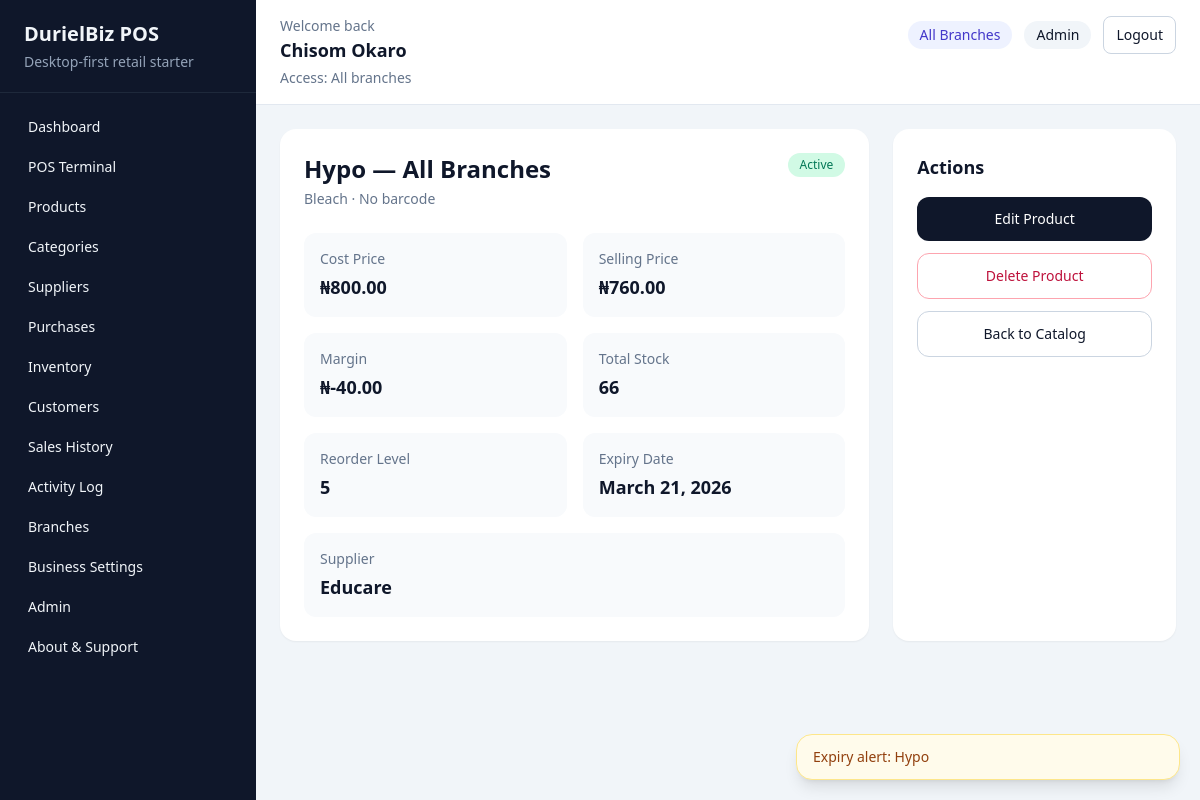
/products/1/ (signed in), run on an earlier commit of the app's database.
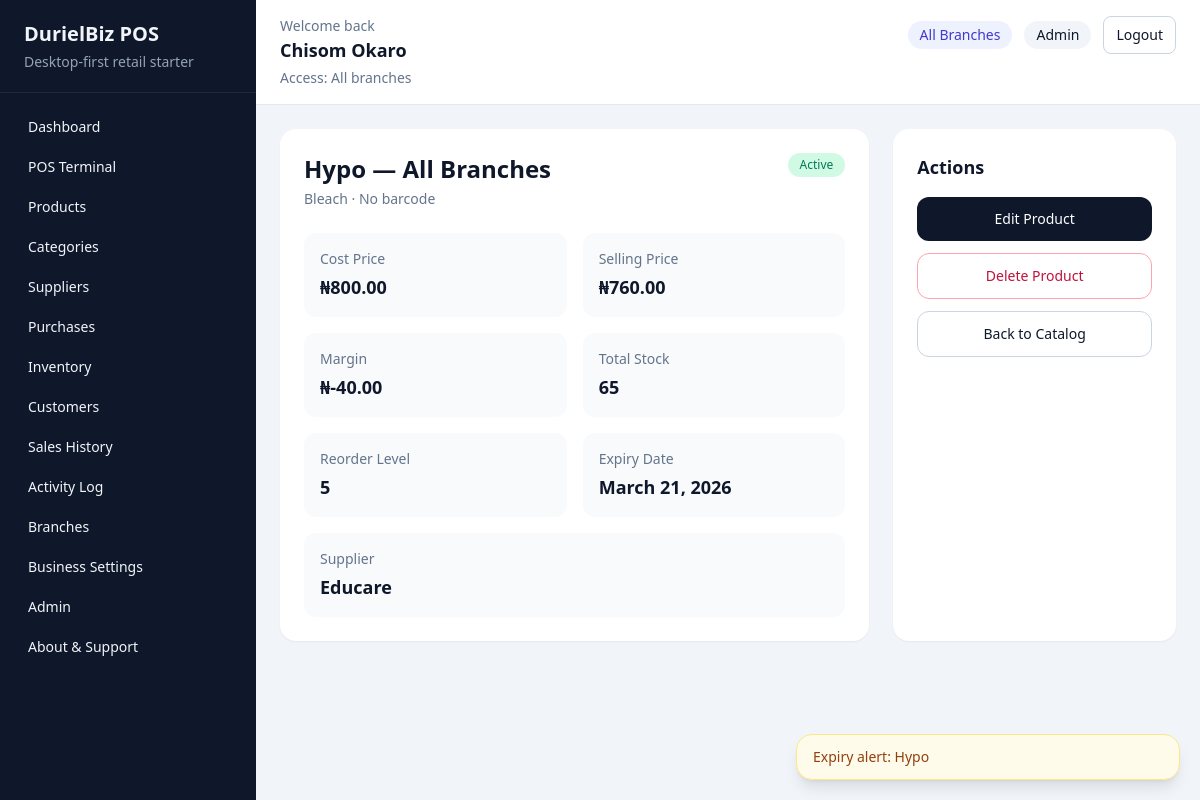
And on a later commit of the database.
### products/models.py (models this page shows, shortened)
class Product(models.Model):
    name = models.CharField(max_length=255)
    slug = models.SlugField(max_length=280, unique=True, blank=True)
    barcode = models.CharField(max_length=100, unique=True, blank=True, null=True)
    category = models.ForeignKey(Category, on_delete=models.PROTECT, related_name="products")
    supplier = models.ForeignKey(
        "suppliers.Supplier",
        on_delete=models.SET_NULL,
        related_name="products",
        blank=True,
        null=True,
    )
    cost_price = models.DecimalField(max_digits=12, decimal_places=2)
    selling_price = models.DecimalField(max_digits=12, decimal_places=2)
    quantity = models.PositiveIntegerField(default=0)
    reorder_level = models.PositiveIntegerField(default=10)
    expiry_date = models.DateField(blank=True, null=True)
    is_active = models.BooleanField(default=True)
    created_at = models.DateTimeField(auto_now_add=True)
    updated_at = models.DateTimeField(auto_now=True)
    class Meta:
        ordering = ["name"]
    @property
    def margin(self) -> Decimal:
        return self.selling_price - self.cost_price

class Category(models.Model):
    name = models.CharField(max_length=120, unique=True)
    slug = models.SlugField(max_length=140, unique=True, blank=True)
    description = models.TextField(blank=True)
    class Meta:
        ordering = ["name"]
        verbose_name_plural = "categories"

### suppliers/models.py (models this page shows)
class Supplier(models.Model):
    name = models.CharField(max_length=255, unique=True)
    phone = models.CharField(max_length=20, blank=True)
    email = models.EmailField(blank=True)
    address = models.TextField(blank=True)
    notes = models.TextField(blank=True)
    created_at = models.DateTimeField(auto_now_add=True)
    class Meta:
        ordering = ["name"]
    def __str__(self) -> str:
        return self.name

### products/views.py (the view)
# urls.py: path("<int:pk>/", product_detail, name="detail"),
@login_required
@role_required(User.Role.ADMIN, User.Role.INVENTORY)
def product_detail(request, pk):
    user_branch = get_user_branch(request.user)
    product_queryset = Product.objects.select_related("category", "supplier")
    if user_branch is not None:
        product_queryset = product_queryset.filter(branch_stocks__branch=user_branch).distinct()
    product = get_object_or_404(product_queryset, pk=pk)
    branch_stocks = product.branch_stocks.select_related("branch").order_by("branch__name")
    if user_branch is not None:
        branch_stocks = branch_stocks.filter(branch=user_branch)
    return render(
        request,
        "products/product_detail.html",
        {"product": product, "branch_stocks": branch_stocks, "branch_count": branch_stocks.count()},
    )

### accounts/permissions.py (called while the page is built)
def is_admin_user(user):
    return bool(getattr(user, "is_authenticated", False) and getattr(user, "role", "") == User.Role.ADMIN)

def get_user_branch(user):
    if not getattr(user, "is_authenticated", False) or is_admin_user(user):
        return None
    return getattr(user, "branch", None)

def role_required(*allowed_roles):
    def decorator(view_func):
        @wraps(view_func)
        def _wrapped_view(request, *args, **kwargs):
            if not request.user.is_authenticated:
                return redirect("accounts:login")
            if request.user.role not in allowed_roles:
                messages.error(request, "You do not have permission to access that page.")
                return redirect(get_role_home_url(request.user))
            if request.user.role != User.Role.ADMIN and not getattr(request.user, "branch_id", None):
                messages.error(request, "Your account is not assigned to a branch.")
                return redirect("accounts:logout")
            return view_func(request, *args, **kwargs)
        return _wrapped_view
    return decorator

### reports/context_processors.py (called while the page is built)
def business_settings(request):
    return {"business_settings": BusinessSettings.get_solo()}

### templates/products/product_detail.html (shortened to what this page needs)
{% extends "base.html" %}
{% block content %}
    <section class="grid gap-6 lg:grid-cols-3">
        <div class="rounded-2xl bg-white p-6 shadow-sm lg:col-span-2">
            <div class="flex items-start justify-between gap-4">
                <div>
                    <h3 class="text-2xl font-semibold">
                        {{ product.name }} — {% if request.user.role == 'admin' %}All Branches{% else %}{{ request.user.branch.name }}{% endif %}
                    </h3>
                    <p class="mt-1 text-sm text-slate-500">{{ product.category.name }} · {{ product.barcode|default:"No barcode" }}</p>
                </div>
                <span class="rounded-full px-3 py-1 text-xs {% if product.is_active %}bg-emerald-100 text-emerald-700{% else %}bg-slate-200 text-slate-700{% endif %}">
                    {% if product.is_active %}Active{% else %}Inactive{% endif %}
                </span>
            </div>
            <dl class="mt-6 grid gap-4 md:grid-cols-2">
                <div class="rounded-xl bg-slate-50 p-4"><dt class="text-sm text-slate-500">Cost Price</dt><dd class="mt-1 text-lg font-semibold">₦{{ product.cost_price }}</dd></div>
                <div class="rounded-xl bg-slate-50 p-4"><dt class="text-sm text-slate-500">Selling Price</dt><dd class="mt-1 text-lg font-semibold">₦{{ product.selling_price }}</dd></div>
                <div class="rounded-xl bg-slate-50 p-4"><dt class="text-sm text-slate-500">Margin</dt><dd class="mt-1 text-lg font-semibold">₦{{ product.margin }}</dd></div>
                <div class="rounded-xl bg-slate-50 p-4"><dt class="text-sm text-slate-500">Total Stock</dt><dd class="mt-1 text-lg font-semibold">{{ product.quantity }}</dd></div>
                <div class="rounded-xl bg-slate-50 p-4"><dt class="text-sm text-slate-500">Reorder Level</dt><dd class="mt-1 text-lg font-semibold">{{ product.reorder_level }}</dd></div>
                <div class="rounded-xl bg-slate-50 p-4"><dt class="text-sm text-slate-500">Expiry Date</dt><dd class="mt-1 text-lg font-semibold">{{ product.expiry_date|default:"—" }}</dd></div>
                <div class="rounded-xl bg-slate-50 p-4 md:col-span-2"><dt class="text-sm text-slate-500">Supplier</dt><dd class="mt-1 text-lg font-semibold">{{ product.supplier|default:"—" }}</dd></div>
            </dl>
        </div>
        <div class="rounded-2xl bg-white p-6 shadow-sm">
            <h4 class="text-lg font-semibold">Actions</h4>
            <div class="mt-4 space-y-3 text-sm">
                <a href="{% url 'products:update' product.pk %}" class="block rounded-xl bg-slate-900 px-4 py-3 text-center text-white">Edit Product</a>
                <a href="{% url 'products:delete' product.pk %}" class="block rounded-xl border border-rose-300 px-4 py-3 text-center text-rose-700">Delete Product</a>
                <a href="{% url 'products:list' %}" class="block rounded-xl border border-slate-300 px-4 py-3 text-center">Back to Catalog</a>
            </div>
        </div>
    </section>
{% endblock %}

What changed in the data, as far as the page shows it:
changed Product "Hypo": quantity "66" → "65"
